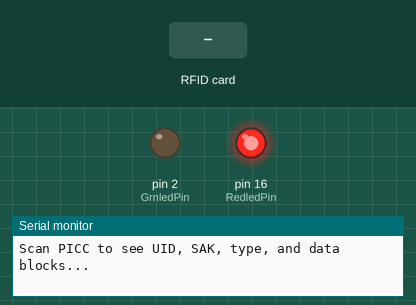
Simulated run of this sketch. Board: Arduino Uno, built with avr-gcc and run on an emulated ATmega328P. On the bench: output pins drawn as LEDs (lit = HIGH), the last lines printed to the serial monitor. The inputs (shaded band) are chosen by the test bench.

Above: at 1.2 s.
1.3 s: RFID card FB AD 1B 03 held to the reader
At 2.1 s:
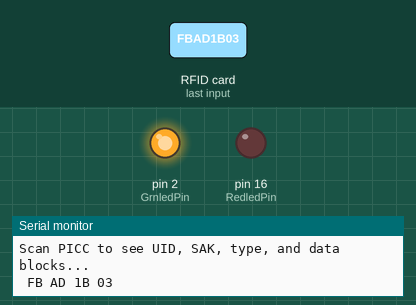
Timing chart, 0 to 4.3 s (numbered marks = the images above; inputs shaded):
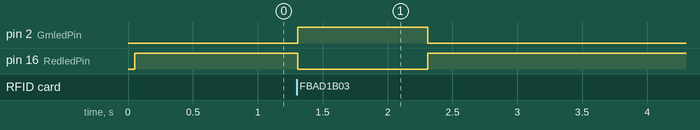

The sketch:

RFID-Authorisation.ino
```cpp
#include <MFRC522v2.h>
#include <MFRC522DriverSPI.h>
#include <MFRC522DriverPinSimple.h>
#include <MFRC522Debug.h>

String acceptedUID = " FB AD 1B 03";

MFRC522DriverPinSimple ss_pin(5); // Create pin driver. See typical pin layout above.

SPIClass &spiClass = SPI; // Alternative SPI e.g. SPI2 or from library e.g. softwarespi.

const SPISettings spiSettings = SPISettings(SPI_CLOCK_DIV4, MSBFIRST, SPI_MODE0); // May have to be set if hardware is not fully compatible to Arduino specifications.

MFRC522DriverSPI driver{ss_pin, spiClass, spiSettings}; // Create SPI driver.

MFRC522 mfrc522{driver}; // Create MFRC522 instance.

const int GrnledPin = 2;
const int RedledPin = 16;

void setup() {
  pinMode(GrnledPin, OUTPUT);
  pinMode(RedledPin, OUTPUT);
  Serial.begin(115200); // Initialize serial communications with the PC for debugging.
  while (!Serial);      // Do nothing if no serial port is opened (added for Arduinos based on ATMEGA32U4).
  mfrc522.PCD_Init();   // Init MFRC522 board.
  MFRC522Debug::PCD_DumpVersionToSerial(mfrc522, Serial);	// Show details of PCD - MFRC522 Card Reader details.
	Serial.println(F("Scan PICC to see UID, SAK, type, and data blocks..."));
}

void loop() {
    digitalWrite(GrnledPin, LOW);
    digitalWrite(RedledPin, HIGH);
	if ( !mfrc522.PICC_IsNewCardPresent() || !mfrc522.PICC_ReadCardSerial()) {
		return;
	}

  String content = "";
  for (byte i = 0; i < mfrc522.uid.size; i++) {
    content.concat(String(mfrc522.uid.uidByte[i] < 0x10 ? " 0" : " "));
    content.concat(String(mfrc522.uid.uidByte[i], HEX));
  }
  content.toUpperCase();
  if (content == acceptedUID) {
    Serial.println(content);
    digitalWrite(GrnledPin, HIGH);
    digitalWrite(RedledPin, LOW);
    delay(1000);
  }
}
```

Measured:
- after the input at 1.3 s, pin 2 (GrnledPin): LOW → HIGH at once, → LOW 1.0 s later; pin 16 (RedledPin): HIGH → LOW at once, → HIGH 1.0 s later
